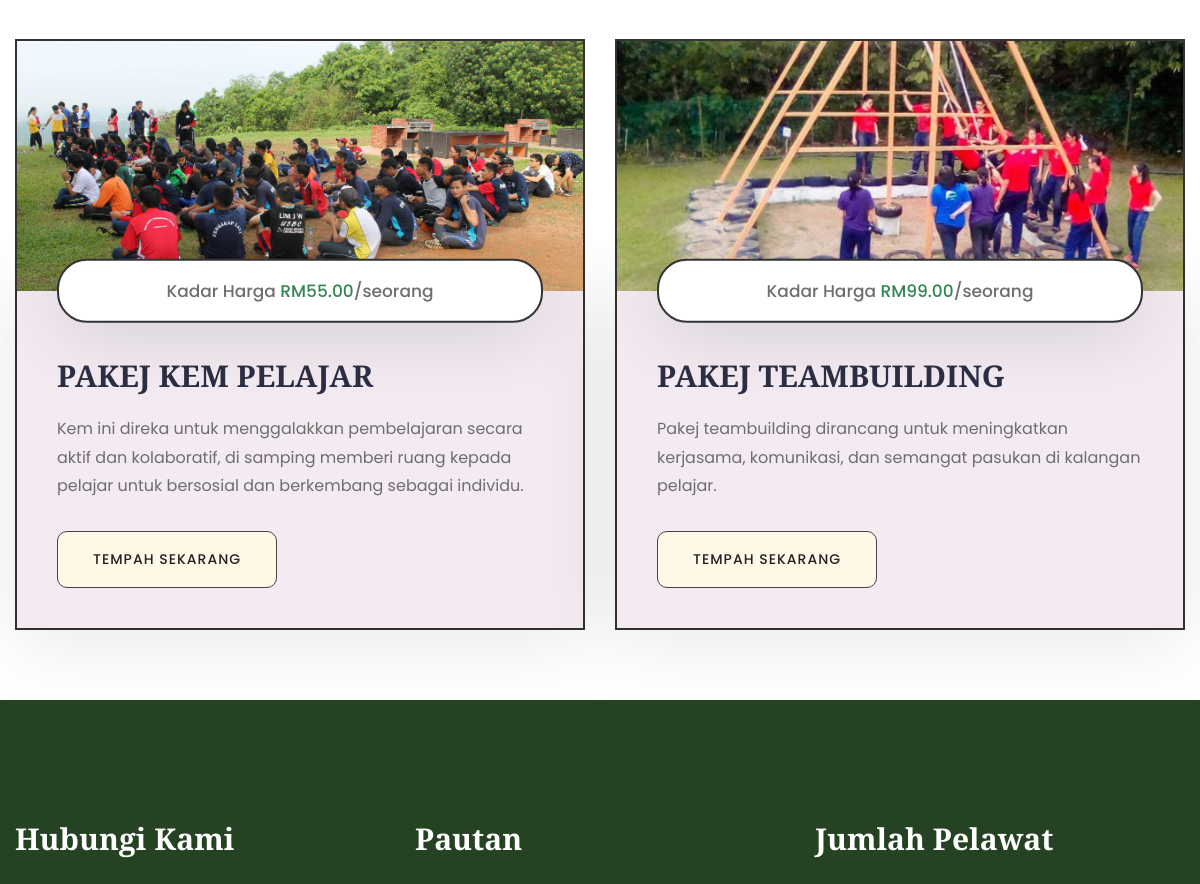
Before: /pakejAktiviti.php (middle part) with the older database file.
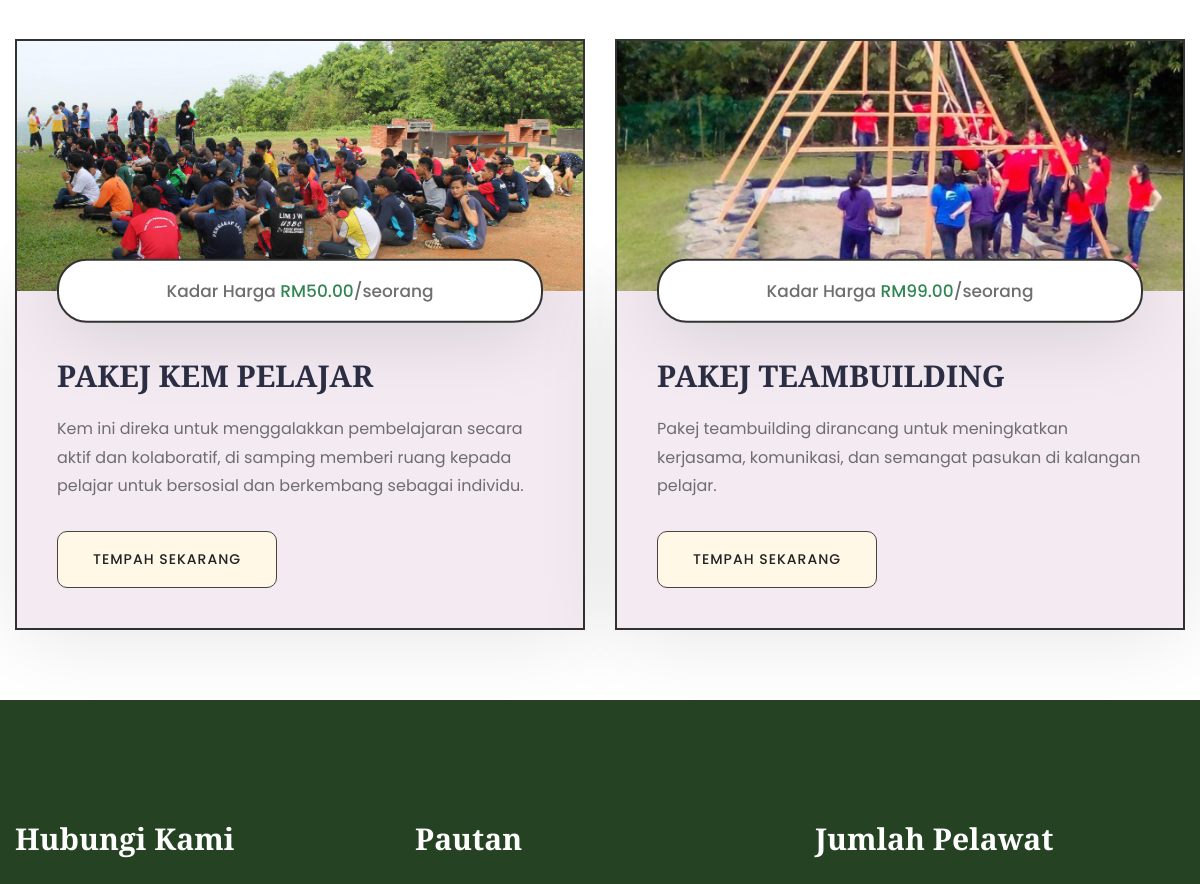
After: the same page with the newer database file.
### tables this page shows
CREATE TABLE `aktiviti` (
  `id_aktiviti` int(11) NOT NULL,
  `nama_aktiviti` varchar(50) NOT NULL,
  `kadar_harga` decimal(10,2) NOT NULL,
  `kemudahan` varchar(500) NOT NULL,
  `penerangan` varchar(550) NOT NULL,
  `status_aktiviti` enum('Tersedia','Tidak Tersedia') NOT NULL,
  `gambar` varchar(550) NOT NULL
);

### pakejAktiviti.php (the view, shortened to what this page needs)
<?php include'db-connect.php'; ?>
<!DOCTYPE html>
<html lang="en">
<head>
	<link href="assets/css/bootstrap.css" rel="stylesheet">
	<link href="assets/css/style.css" rel="stylesheet">
	<link href="assets/css/responsive.css" rel="stylesheet">
	<link href="assets/css/color.css" rel="stylesheet">
</head>
<body>
<div class="page-wrapper">
    <?php
	$counter = 1;
	$sql = "SELECT id_aktiviti, nama_aktiviti, kadar_harga, kemudahan, penerangan, gambar FROM aktiviti";
	$result = $conn->query($sql);
	if ($result->num_rows > 0) {
		?>
		<section class="section-padding">
			<div class="auto-container">
				<div class="row">
					<?php
					while($row = $result->fetch_assoc()) {
						$animation_delay = 0.2 * $counter;
						?>
						<div class="col-lg-6 col-md-6">
							<div class="room-1-block wow fadeInUp" data-wow-delay="<?php echo $animation_delay; ?>s" data-wow-duration=".8s">
								<div class="room-1-image hvr-img-zoom-1">
									<img src="adminDashboard/controller/uploads/<?php echo $row['gambar']; ?>"
										 alt="<?php echo $row['nama_aktiviti']; ?>"
										 style="width: 100%; height: 250px; object-fit: cover;">
								</div>
								<div class="room-1-content">
									<p class="room-1-meta-info">Kadar Harga <span class="theme-color">RM<?php echo number_format($row['kadar_harga'], 2); ?></span>/seorang</p>
									<h4 class="room-1-title mb_20">
										<a href="aktivitiDetail.php?id_aktiviti=<?php echo $row['id_aktiviti']; ?>"><?php echo strtoupper($row['nama_aktiviti']); ?></a>
									</h4>
									<p class="room-1-text mb_30"><?php echo $row['penerangan']; ?></p>
									<div class="link-btn">
										<a href="aktivitiDetail.php?id_aktiviti=<?php echo $row['id_aktiviti']; ?>" class="btn-1 btn-alt">Tempah Sekarang <span></span></a>
									</div>
								</div>
							</div>
						</div>
						<?php
						$counter++;
					}
					?>
				</div>
			</div>
		</section>
		<?php
	} else {
		echo "<p>Tiada penginapan yang tersedia.</p>";
	}
	?>
	<?php include 'partials/footer.php';?>
</div>
</body>
</html>

### partials/footer.php (shortened to what this page needs)
<footer class="main-footer">
        <div class="footer-1-middle">
            <div class="auto-container">
                <div class="row">
                    <div class="col-lg-4 col-md-6">
                        <div class="contact-widget-1 mb_30">
                            <div class="footer-widget-title"><h4>Hubungi Kami</h4></div>
                        </div>
                    </div>
                    <div class="col-lg-4 col-md-6">
                        <div class="link-widget-1 mb_30">
                            <div class="footer-widget-title"><h4>Pautan</h4></div>
                        </div>
                    </div>
                    <div class="col-lg-4 col-md-6">
                        <div class="link-widget-1 mb_30">
                            <div class="footer-widget-title"><h4>Jumlah Pelawat</h4></div>
                        </div>
                    </div>
                </div>
            </div>
        </div>
    </footer>

### assets/css/responsive.css (style rules this page uses)
@media only screen and (max-width: 7000px) { .page-wrapper { overflow: hidden; } }

### assets/css/color.css (style rules this page uses)
:root { --theme-color: #338653; }

### assets/css/elpath.css (style rules this page uses)
.mb_20 { margin-bottom: 20px; }
.mb_30 { margin-bottom: 30px; }

### pakejAktiviti.php (style rules this page uses)
.footer-1-middle { position: relative; padding: 120px 0 60px; background: #254222; }
body { font-size: 14px; color: #6E6E6E; line-height: 1.7em; font-weight: 400; -webkit-font-smoothing: antialiased; background: rgb(255, 255, 255); font-family: 'Poppins'; }
.btn-1 { position: relative; display: inline-flex; overflow: hidden; padding: 17px 35px 16px; text-align: center; z-index: 1; letter-spacing: 1px; color: white; font-weight: 500; text-transform: uppercase; transition: .5s; background-color: #c77a63; }
.section-padding { padding: 40px 0; }

Changed rows visible on the page:
changed aktiviti "PAKEJ KEM PELAJAR": kadar_harga "55.00" → "50.00"
